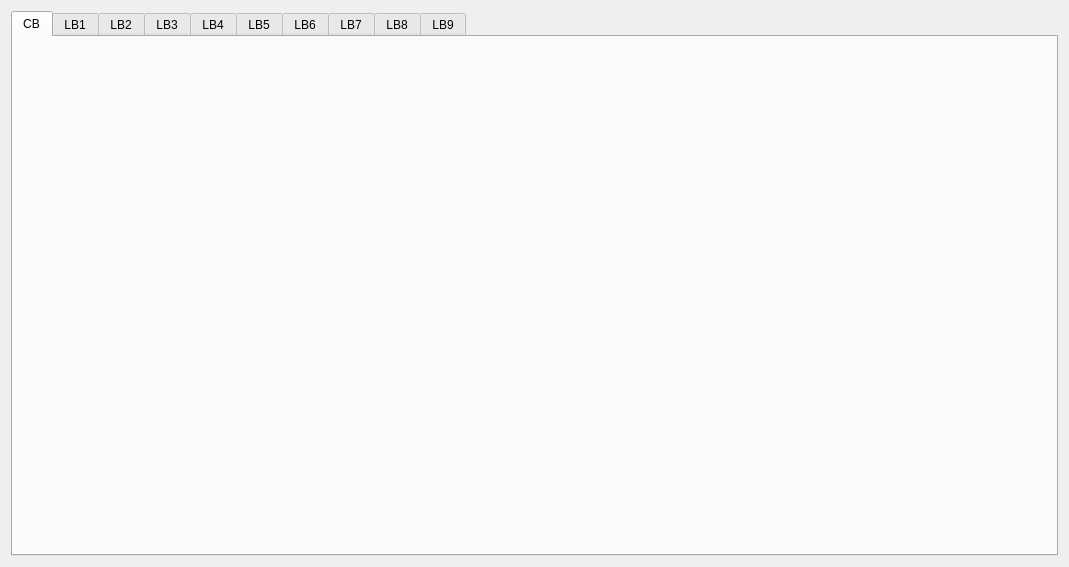
<?xml version="1.0" encoding="UTF-8"?>
<ui version="4.0">
 <class>histogram</class>
 <widget class="QWidget" name="histogram">
  <property name="geometry">
   <rect>
    <x>0</x>
    <y>0</y>
    <width>1069</width>
    <height>567</height>
   </rect>
  </property>
  <property name="windowTitle">
   <string>Form</string>
  </property>
  <layout class="QGridLayout" name="gridLayout_2">
   <item row="0" column="0">
    <widget class="QTabWidget" name="tabWidget">
     <property name="sizePolicy">
      <sizepolicy hsizetype="Expanding" vsizetype="Expanding">
       <horstretch>0</horstretch>
       <verstretch>0</verstretch>
      </sizepolicy>
     </property>
     <property name="currentIndex">
      <number>0</number>
     </property>
     <widget class="QWidget" name="tab_1">
      <attribute name="title">
       <string>CB</string>
      </attribute>
      <layout class="QGridLayout" name="gridLayout_3">
       <item row="0" column="0">
        <widget class="QCustomPlot" name="plot_CB" native="true">
         <property name="sizePolicy">
          <sizepolicy hsizetype="Expanding" vsizetype="Expanding">
           <horstretch>0</horstretch>
           <verstretch>0</verstretch>
          </sizepolicy>
         </property>
         <layout class="QFormLayout" name="formLayout">
          <item row="0" column="0">
           <widget class="QDialogButtonBox" name="buttonBox">
            <property name="sizePolicy">
             <sizepolicy hsizetype="Expanding" vsizetype="Expanding">
              <horstretch>0</horstretch>
              <verstretch>0</verstretch>
             </sizepolicy>
            </property>
            <property name="orientation">
             <enum>Qt::Horizontal</enum>
            </property>
            <property name="standardButtons">
             <set>QDialogButtonBox::NoButton</set>
            </property>
           </widget>
          </item>
         </layout>
        </widget>
       </item>
      </layout>
     </widget>
     <widget class="QWidget" name="tab_2">
      <attribute name="title">
       <string>LB1</string>
      </attribute>
      <layout class="QGridLayout" name="gridLayout_4">
       <item row="0" column="0">
        <widget class="QCustomPlot" name="plot_LB1" native="true"/>
       </item>
      </layout>
     </widget>
     <widget class="QWidget" name="tab_3">
      <attribute name="title">
       <string>LB2</string>
      </attribute>
      <layout class="QGridLayout" name="gridLayout_5">
       <item row="0" column="0">
        <widget class="QCustomPlot" name="plot_LB2" native="true"/>
       </item>
      </layout>
     </widget>
     <widget class="QWidget" name="tab_4">
      <attribute name="title">
       <string>LB3</string>
      </attribute>
      <layout class="QGridLayout" name="gridLayout">
       <item row="0" column="0">
        <widget class="QCustomPlot" name="plot_LB3" native="true"/>
       </item>
      </layout>
     </widget>
     <widget class="QWidget" name="tab">
      <attribute name="title">
       <string>LB4</string>
      </attribute>
      <layout class="QGridLayout" name="gridLayout_6">
       <item row="0" column="0">
        <widget class="QCustomPlot" name="plot_LB4" native="true"/>
       </item>
      </layout>
     </widget>
     <widget class="QWidget" name="tab_5">
      <attribute name="title">
       <string>LB5</string>
      </attribute>
      <layout class="QGridLayout" name="gridLayout_7">
       <item row="0" column="0">
        <widget class="QCustomPlot" name="plot_LB5" native="true"/>
       </item>
      </layout>
     </widget>
     <widget class="QWidget" name="tab_6">
      <attribute name="title">
       <string>LB6</string>
      </attribute>
      <layout class="QGridLayout" name="gridLayout_8">
       <item row="0" column="0">
        <widget class="QCustomPlot" name="plot_LB6" native="true"/>
       </item>
      </layout>
     </widget>
     <widget class="QWidget" name="tab_7">
      <attribute name="title">
       <string>LB7</string>
      </attribute>
      <layout class="QGridLayout" name="gridLayout_9">
       <item row="0" column="0">
        <widget class="QCustomPlot" name="plot_LB7" native="true"/>
       </item>
      </layout>
     </widget>
     <widget class="QWidget" name="tab_8">
      <attribute name="title">
       <string>LB8</string>
      </attribute>
      <layout class="QGridLayout" name="gridLayout_10">
       <item row="0" column="0">
        <widget class="QCustomPlot" name="plot_LB8" native="true"/>
       </item>
      </layout>
     </widget>
     <widget class="QWidget" name="tab_9">
      <attribute name="title">
       <string>LB9</string>
      </attribute>
      <layout class="QGridLayout" name="gridLayout_11">
       <item row="0" column="0">
        <widget class="QCustomPlot" name="plot_LB9" native="true"/>
       </item>
      </layout>
     </widget>
    </widget>
   </item>
  </layout>
 </widget>
 <customwidgets>
  <customwidget>
   <class>QCustomPlot</class>
   <extends>QWidget</extends>
   <header>qcustomplot.h</header>
   <container>1</container>
  </customwidget>
 </customwidgets>
 <resources/>
 <connections/>
</ui>
